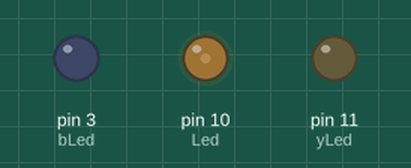
This sketch was run on a simulated Arduino Uno, built with avr-gcc and run on an emulated ATmega328P. Parts: output pins drawn as LEDs (lit = HIGH). What the sketch prints to the serial monitor is not drawn.

Above: at 0.22 s.
At 0.58 s:
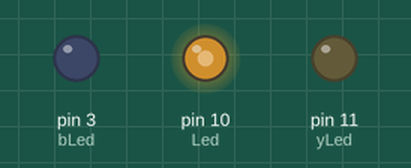
At 1.21 s:
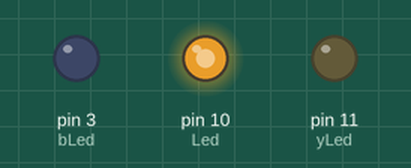
At 2.2 s:
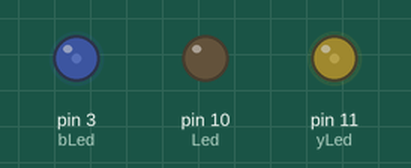
At 3.1 s:
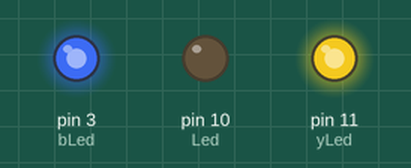
At 4.0 s:
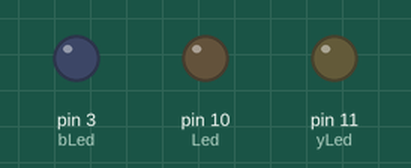
Timing chart, 0 to 5.5 s (numbered marks = the images above):
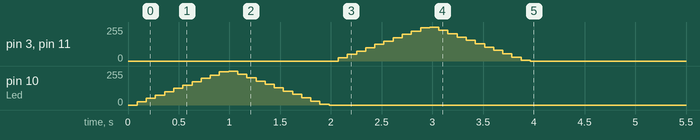

The sketch:

LedCansel.ino
```cpp
int Led = 10;
int yLed = 11;
int bLed = 3;
    int n = 0; //Led M
    int m; //Led inc


void setup(){
  Serial.begin(9600);
    pinMode(Led, OUTPUT);
     pinMode(yLed, OUTPUT);
      pinMode(bLed, OUTPUT);

}

   void loop(){


   if(n==0){
  for(m = 0; m <= 255; m += 25){
        analogWrite(Led, m);
        delay(90);
         Serial.print(m);
        }

        for( m = 255; m >= 0; m -= 25){
          analogWrite(Led, m);
          delay(90);
        analogWrite(Led, 0);
        n = 1;
        }
   }

      if(n==1){
  for(m = 0; m <= 255; m += 25){
        analogWrite(bLed, m);
         analogWrite(yLed, m);
        delay(90);
         Serial.print(m);
        }

        for( m = 255; m >= 0; m -= 25){
          analogWrite(bLed, m);
           analogWrite(yLed, m);
          delay(90);
          n = 2;
        analogWrite(bLed, 0);
         analogWrite(yLed, 0);
        }
   }
    }
```

Measured:
- by itself, pin 3 (bLed), pin 10 (Led), pin 11 (yLed): rises from 0/255 to 255/255 in 0.90 s, then falls to 0/255 in 0.99 s
